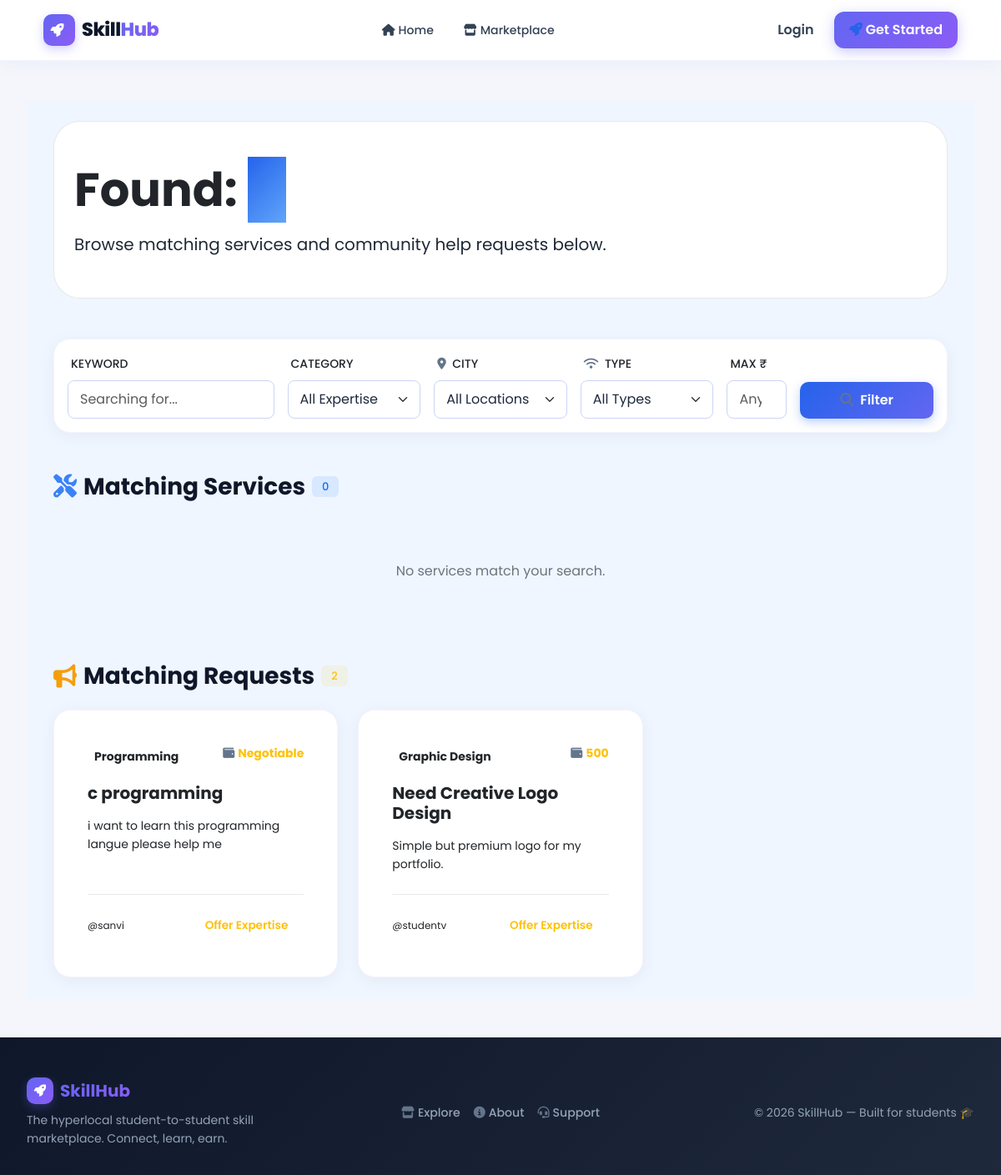
The app's page /search/, older data.
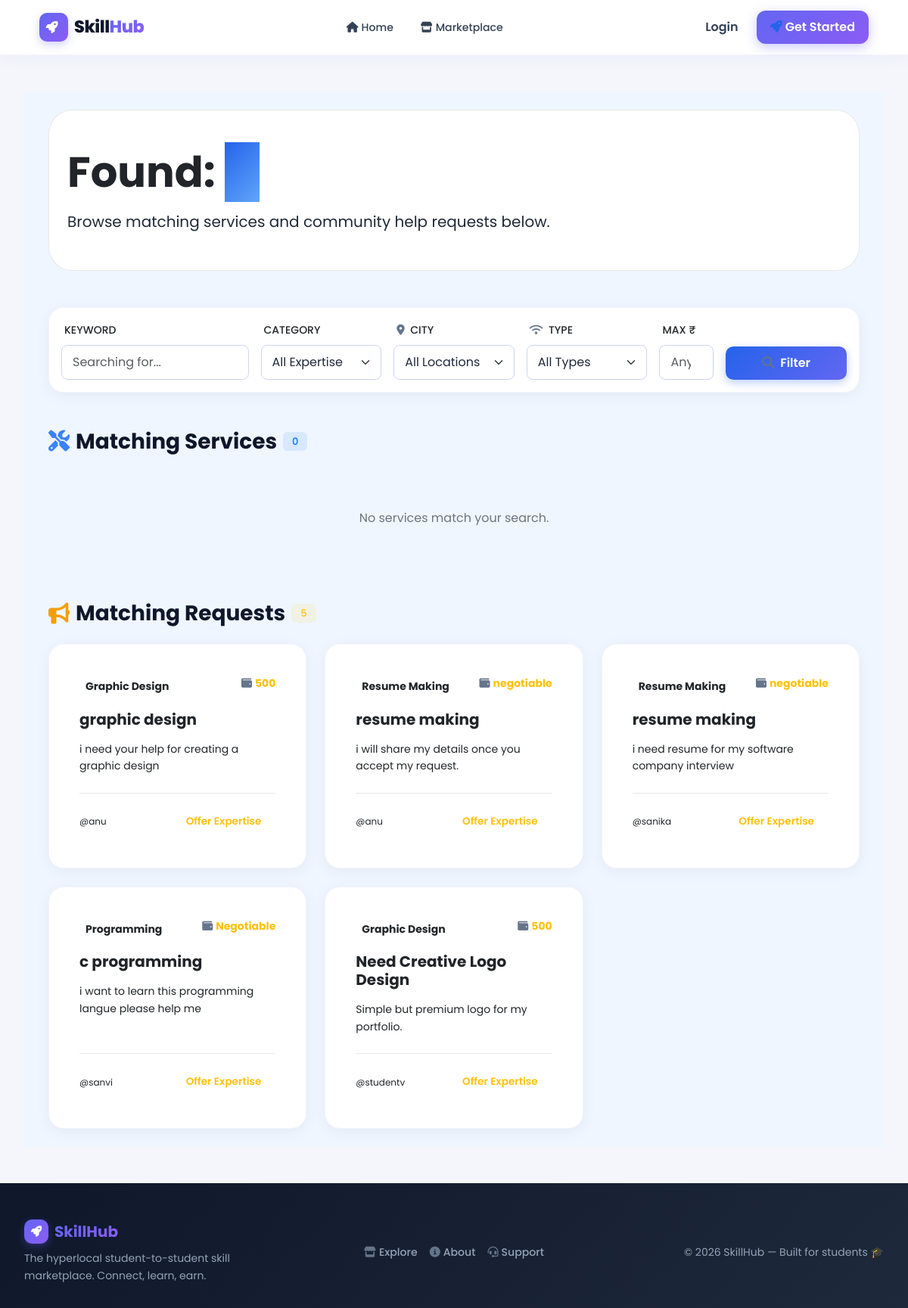
The same page, newer data.
### skills/models.py (models this page shows, shortened)
class HelpRequest(models.Model):
    user = models.ForeignKey(User, on_delete=models.CASCADE, related_name='help_requests')
    title = models.CharField(max_length=200)
    description = models.TextField()
    category = models.CharField(max_length=50, choices=CATEGORY_CHOICES)
    budget = models.CharField(max_length=100, blank=True, default='', help_text='e.g. Free, ₹500, Negotiable')
    custom_category = models.CharField(max_length=50, blank=True, null=True)
    created_at = models.DateTimeField(auto_now_add=True)
    is_active = models.BooleanField(default=True)
    class Meta:
        ordering = ['-created_at']

### skills/views.py (the view, shortened to what this page needs)
# urls.py: path('search/', views.search, name='search'),
def search(request):
    query = request.GET.get('q', '')
    category = request.GET.get('category', '')
    location = request.GET.get('location', '')
    service_type = request.GET.get('service_type', '')
    max_price = request.GET.get('max_price', '')
    results_services = Service.objects.filter(is_approved=True).annotate(avg_rating=Avg('reviews__rating')).order_by('-created_at')
    results_requests = HelpRequest.objects.all()
    if category:
        results_services = results_services.filter(category=category)
        results_requests = results_requests.filter(category=category)
    if location:
        results_services = results_services.filter(location__icontains=location)
    if service_type:
        results_services = results_services.filter(service_type=service_type)
    if max_price and max_price.isdigit():
        results_services = results_services.filter(price__lte=max_price)
    context = {
        'query': query,
        'location': location,
        'service_type': service_type,
        'max_price': max_price,
        'results_services': results_services,
        'results_requests': results_requests,
        'categories': CATEGORY_CHOICES,
        'location_choices': LOCATION_CHOICES,
        'service_type_choices': SERVICE_TYPE_CHOICES,
        'selected_category': category
    }
    return render(request, 'search_results.html', context)

### skills/context_processors.py (called while the page is built)
def unread_notifications_count(request):
    if request.user.is_authenticated:
        count = Notification.objects.filter(user=request.user, is_read=False).count()
        return {'unread_notifications_count': count}
    return {'unread_notifications_count': 0}

### templates/search_results.html (shortened to what the changed rows need)
{% extends 'base.html' %}
{% block content %}
<div class="services-page py-4">
    <div class="container">
        <div class="hero-section mb-5 py-5 px-4 rounded-5 border border-dark border-opacity-10 bg-white position-relative overflow-hidden">
            <div class="row align-items-center position-relative" style="z-index: 1;">
                <div class="col-lg-12">
                    <h1 class="display-4 fw-800 text-dark mb-3">Found: <span class="bg-gradient-blue bg-clip-text text-transparent" style="-webkit-background-clip: text; background-clip: text; -webkit-text-fill-color: transparent;"> "{{ query }}"</span></h1>
                </div>
            </div>
        </div>
        <div class="row">
            <div class="col-lg-12">
                <h3 class="fw-bold mb-4 d-flex align-items-center">
                    <i class="fas fa-bullhorn me-2 icon-orange"></i>Matching Requests
                    <span class="badge rounded-pill bg-warning bg-opacity-10 text-warning fw-bold ms-2 small">{{ results_requests.count }}</span>
                </h3>
                <div class="row g-4">
                    {% for req in results_requests %}
                        <div class="col-md-4">
                            <div class="card h-100">
                                <div class="card-body p-4 flex-column d-flex">
                                    <div class="d-flex justify-content-between align-items-start mb-3">
                                        <span class="badge-orange px-2 py-1 rounded small fw-bold">{{ req.get_category_display }}</span>
                                        <span class="text-warning fw-bold small"><i class="fas fa-wallet me-1"></i>{{ req.budget|default:"Negotiable" }}</span>
                                    </div>
                                    <h5 class="fw-bold mb-3 text-dark">{{ req.title }}</h5>
                                    <p class="text-dark-50 small mb-0 flex-grow-1">{{ req.description|truncatewords:15 }}</p>
                                    <div class="mt-4 pt-3 border-top border-dark border-opacity-10 d-flex justify-content-between align-items-center">
                                        <span class="extra-small text-dark-50">@{{ req.user.username }}</span>
                                        <a href="{% url 'profile' req.user.username %}" class="btn btn-sm btn-link text-warning text-decoration-none p-0 fw-bold small">Offer Expertise</a>
                                    </div>
                                </div>
                            </div>
                        </div>
                    {% empty %}
                        <div class="col-12 text-center py-5">
                            <p class="text-secondary mb-0">No help requests match your search.</p>
                        </div>
                    {% endfor %}
                </div>
            </div>
        </div>
    </div>
</div>
{% endblock %}

Row changes from the older to the newer data that the page shows:
added HelpRequest: category "Graphic Design", budget "500", title "graphic design", description "i need your help for creating a graphic design", user.username "anu"
added HelpRequest: category "Resume Making", budget "negotiable", title "resume making", description "i will share my details once you accept my request.", user.username "anu"
added HelpRequest: category "Resume Making", budget "negotiable", title "resume making", description "i need resume for my software company interview", user.username "sanika"
Text that changed along with them:
{{ results_requests.count }}: "2" → "5"
